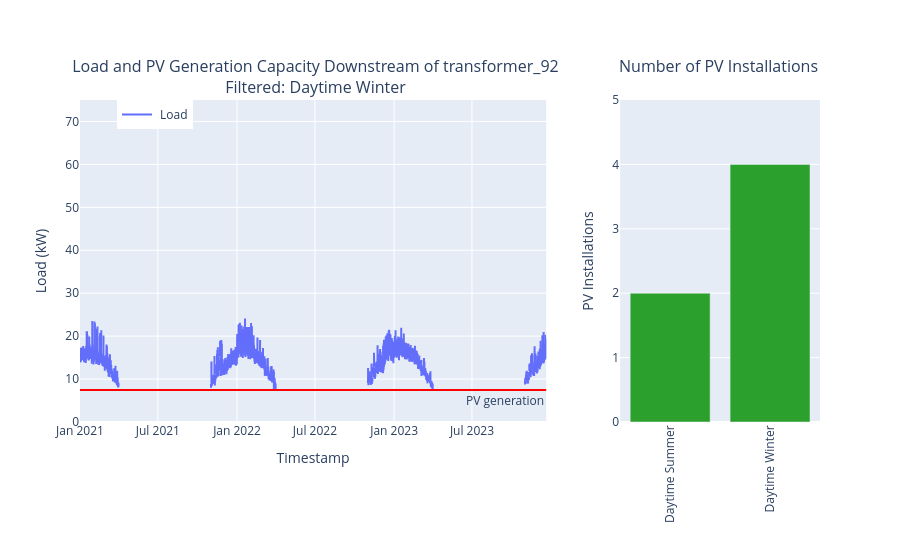

Write notebook code for a chart like this one.
### Markdown cell above
##### Winter
Load increases in the winter. Will it be possible to have more PVs during the daytime in the winter?


The left plot below shows the filtered load during daytime in the winter, and the right bar plot shows the number of PV installations based on the filtered data.

### Code cell
# Assign daytime hours and winter months (e.g., daytime is from 9 am to 3 pm, and winter is from November to March).
start_hour = 9
end_hour = 15
start_month = 11
end_month = 3

# Display the maximum number of PVs over the time series using the daytime-winter filter. 
pvs_filter_winter = capacity_plot_add(df_transformer_load, pv_value, 'Daytime Winter',
                                      start_hour, end_hour, start_month, end_month, pvs_filter_summer)

### Figure 1 — Plotly figure (JSON) as saved in the notebook; plotly's stock layout.template omitted (floating-point values rounded to 4 significant figures; data arrays with more than 128 entries replaced by an {"elided": "..."} marker saying what was removed)
{"data": [{"name": " Load", "type": "scatter", "x": {"elided": "26006 str values"}, "xaxis": "x", "y": {"elided": "26006 float values"}, "yaxis": "y"}, {"marker": {"color": "#2ca02c"}, "showlegend": false, "type": "bar", "x": ["Daytime Summer", "Daytime Winter"], "xaxis": "x2", "y": [2, 4], "yaxis": "y2"}], "layout": {"annotations": [{"font": {"size": 16}, "showarrow": false, "text": " Load and PV Generation Capacity Downstream of transformer_92<br> Filtered: Daytime Winter", "x": 0.315, "xanchor": "center", "xref": "paper", "y": 1, "yanchor": "bottom", "yref": "paper"}, {"font": {"size": 16}, "showarrow": false, "text": "Number of PV Installations <br> ", "x": 0.865, "xanchor": "center", "xref": "paper", "y": 1, "yanchor": "bottom", "yref": "paper"}, {"showarrow": false, "text": "PV generation", "x": 1, "xanchor": "right", "xref": "x domain", "y": 7.48, "yanchor": "top", "yref": "y"}], "legend": {"x": 0.05, "xanchor": "left", "y": 1, "yanchor": "top"}, "shapes": [{"line": {"color": "red"}, "type": "line", "x0": 0, "x1": 1, "xref": "x domain", "y0": 7.48, "y1": 7.48, "yref": "y"}], "xaxis": {"anchor": "y", "domain": [0, 0.63], "range": ["2021-01-01T00:00:00", "2023-12-20T13:00:00"], "title": {"text": "Timestamp"}}, "xaxis2": {"anchor": "y2", "domain": [0.73, 1], "tickangle": -90, "title": {"text": ""}}, "yaxis": {"anchor": "x", "domain": [0, 1], "range": [0, 75], "title": {"text": "Load (kW)"}}, "yaxis2": {"anchor": "x2", "domain": [0, 1], "range": [0, 5], "title": {"text": "PV Installations"}}}}
